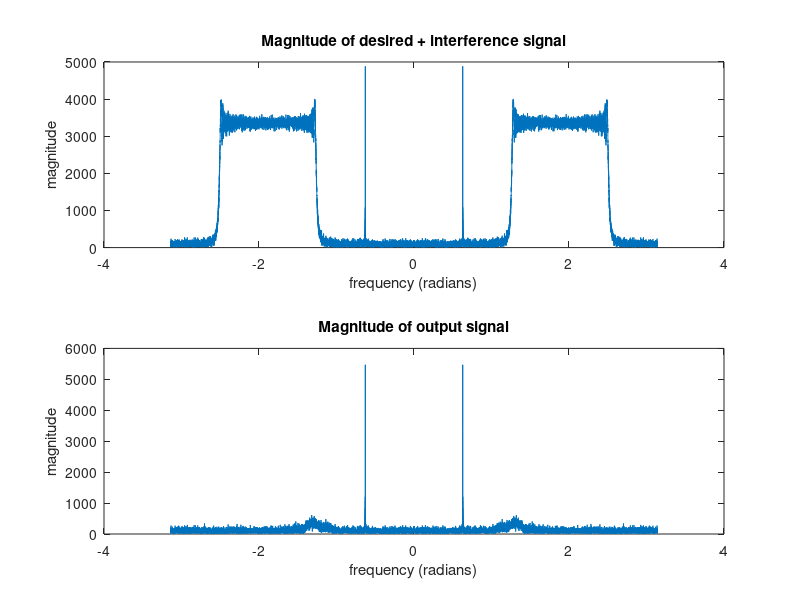
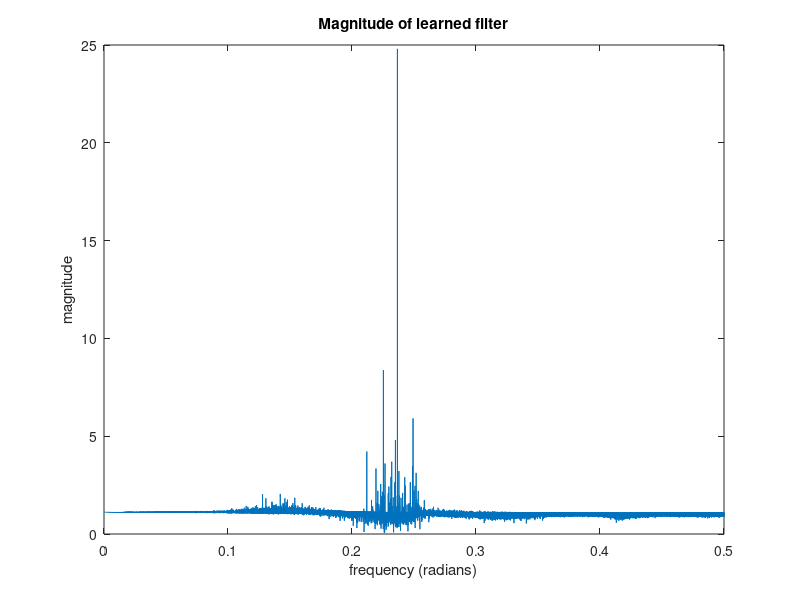
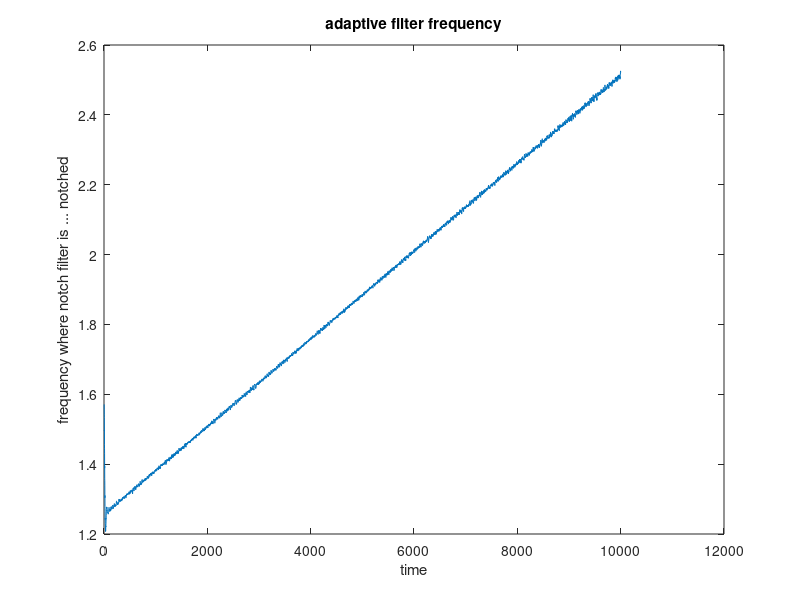

Source code (MATLAB) for these figures, in order:
%% Part b - track a chirp signal
%

clc;clear;close all;

mu = .0001; % learning rate
f_d = .1;  % desired frequency(s)
l = 10000; % length of signals
r = .9; % rejection bandwidth
a = zeros([1 l]); % a = -2cosf_i(w)

n = 1:l;
% generate desired signal (for now a simple sine wave)
x_d = awgn(sin(2*pi*f_d*n),0);

% generate interference signal (very low signal to interference ratio)
f0 = .2;
f1 = .4;
t = 1:l;
t1 = l;
x_i = 30*chirp(t,f0,t1,f1);

% mix signals
x_n = x_d + x_i;

%initialize output vector
y_n = zeros([1 length(x_n)]);

% learn adaptive notch filter
for i = 3:length(x_n)
    
    % calculate intermediate sample
    e_n = x_n(i) + a(i)*x_n(i-1) + x_n(i-2);
    
    % calculate output sample
    y_n(i) = e_n - r*a(i)*y_n(i-1) - (r^2)*y_n(i-2);
    
    % update parameter a
    a(i+1) = a(i) - mu*y_n(i)*x_n(i-1);
    
    % reset a to 0 if outside -2 <= a <= 2 bound
    if (a(i+1) <= -2)
        a(i+1) = 0;
    end
    if (a(i+1) >= 2)
        a(i+1) = 0;
    end
    
end

% plot frequency response of input signal
% w = linspace(-pi,pi,l*2);
% H = abs(fftshift(fft(x_d, l*2)));
% figure;
% plot(w,H)
% title('Magnitude of input signal');
% xlabel('frequency (radians)');
% ylabel('magnitude');

% plot frequency response of corrupted signal
w = linspace(-pi,pi,l*2);
H = abs(fftshift(fft(x_n, l*2)));
figure;
subplot(2,1,1)
plot(w,H)
title('Magnitude of desired + interference signal');
xlabel('frequency (radians)');
ylabel('magnitude');

% plot frequency response of output signal
w = linspace(-pi,pi,l*2);
H = abs(fftshift(fft(y_n, l*2)));
subplot(2,1,2)
plot(w,H)
title('Magnitude of output signal');
xlabel('frequency (radians)');
ylabel('magnitude');

% frequency response of learned filter ** normalized so freq appears 0 to
% .5
b = [1 a 1];
aa = [1 r*a r*r];
[H,w] = freqz(b,aa,l*2);
figure;
plot(w/(2*pi),abs(H))
title('Magnitude of learned filter');
xlabel('frequency (radians)');
ylabel('magnitude');

% plot a which is frequncy of notch filter (to observe how well it adapts)
figure;
plot(acos(a/-2));
title('adaptive filter frequency');
xlabel('time');
ylabel('frequency where notch filter is ... notched');

